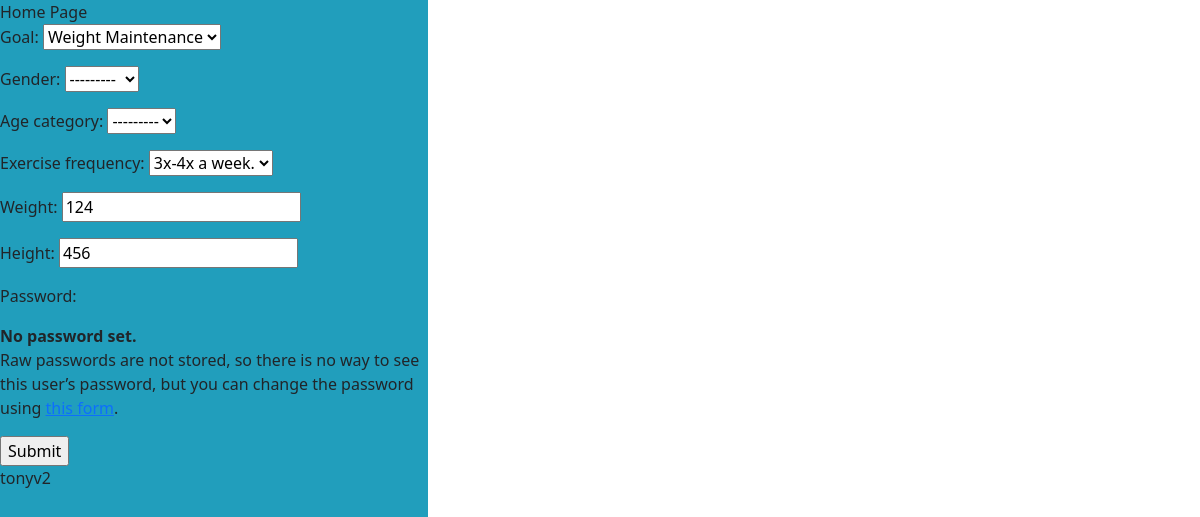
The app's page /account/update/3/ (signed in), older data.
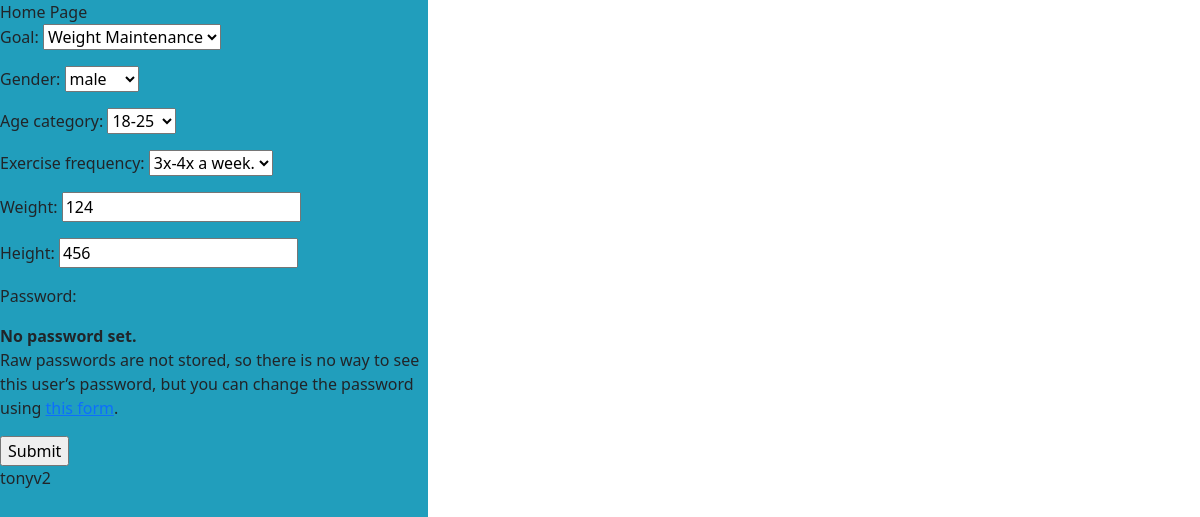
The same page, newer data.
### users/models.py (models this page shows, shortened)
class FitnessUser(AbstractUser):
    first_name = models.CharField(max_length=30)
    last_name = models.CharField(max_length=30)
    age_category = models.ForeignKey(
        AgeGroup,
        on_delete=models.CASCADE,
        blank=True,
        null=True
    )
    goal = models.IntegerField(default=1 ,choices=Purpose.choices)
    weight = models.CharField(max_length=30)
    height = models.CharField(max_length=30)
    gender = models.ForeignKey(
        Gender,
        on_delete=models.CASCADE,
        blank=True,
        null=True
    )
    exercise_frequency = models.IntegerField(default=1 ,choices=Frequency.choices)
    template_id = models.ForeignKey(
        Workout_template,
        on_delete=models.CASCADE,
        blank=True,
        null=True
        )

### users/views.py (the view, shortened to what this page needs)
# urls.py: path('account/update/<int:pk>/', UpdateAccountPageView.as_view(), name='update_account'),
class UpdateAccountPageView(LoginRequiredMixin, UserPassesTestMixin, UpdateView):
    model = FitnessUser
    form_class = CustomUserChangeForm
    template_name = "users/update_account.html"
    success_url = reverse_lazy("home")
    def test_func(self):
        return self.request.user == FitnessUser.objects.get(id = self.kwargs['pk'])
    def get_context_data(self, **kwargs):
        user = FitnessUser.objects.get(username=self.request.user)
        return super().get_context_data(**kwargs)

### users/forms.py
class CustomUserChangeForm(UserChangeForm):
    class Meta(UserChangeForm):
        model = FitnessUser
        fields = ('goal', 'gender', 'age_category', 'exercise_frequency', 'weight', 'height')

### users/models.py (called while the page is built)
    def __str__(self):
        return self.name

    def __str__(self):
        return self.name

### templates/users/update_account.html (shortened to what this page needs)
{% extends 'base.html' %}
{% block content %}
Home Page
{% if request.user == user %}
<form method="POST">
    {{ form.as_p }}
    <input type="submit" value="Submit">
</form>
{% endif %}
{{ user.username }}
{% endblock content %}

Row changes from the older to the newer data that the page shows:
changed FitnessUser "tonyv2": gender "---------" → "male"; age_category "---------" → "18-25"
